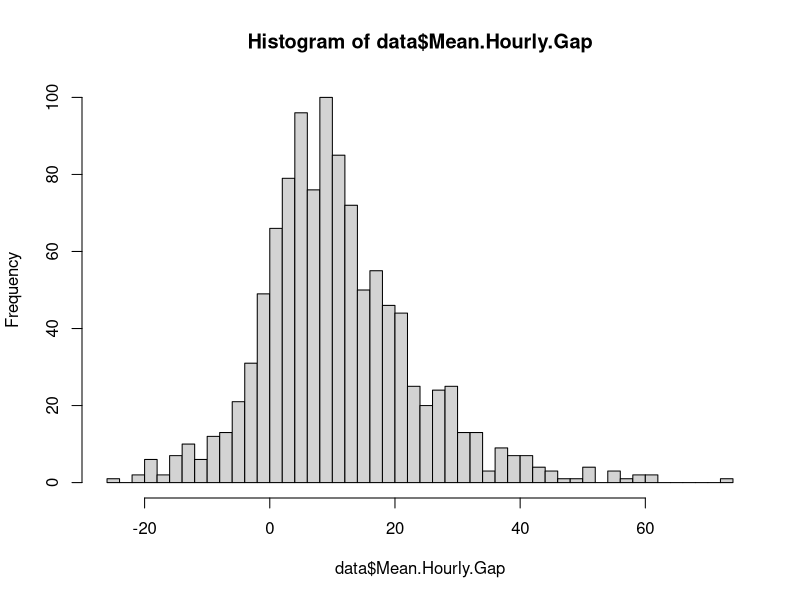
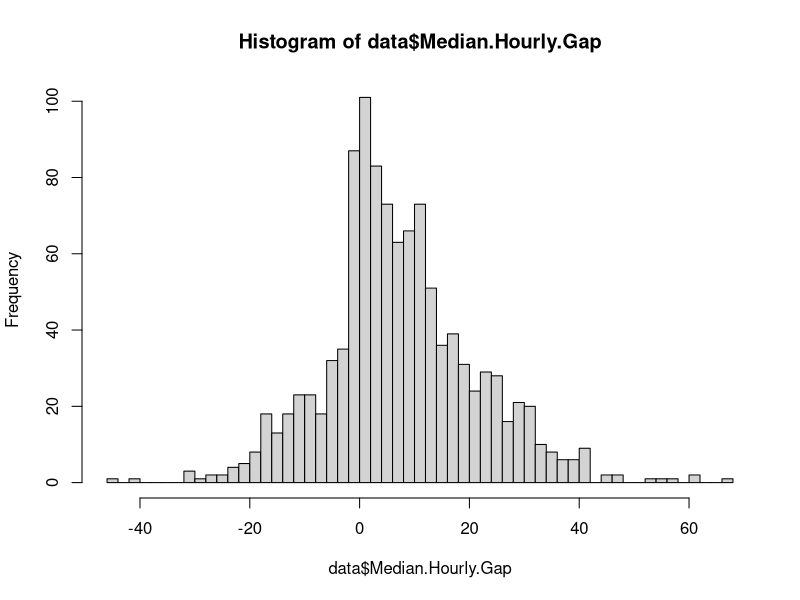
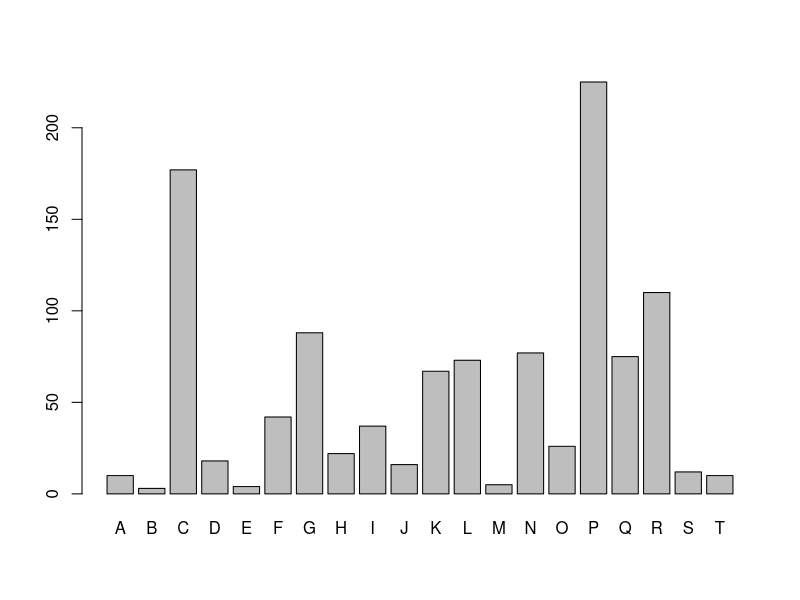
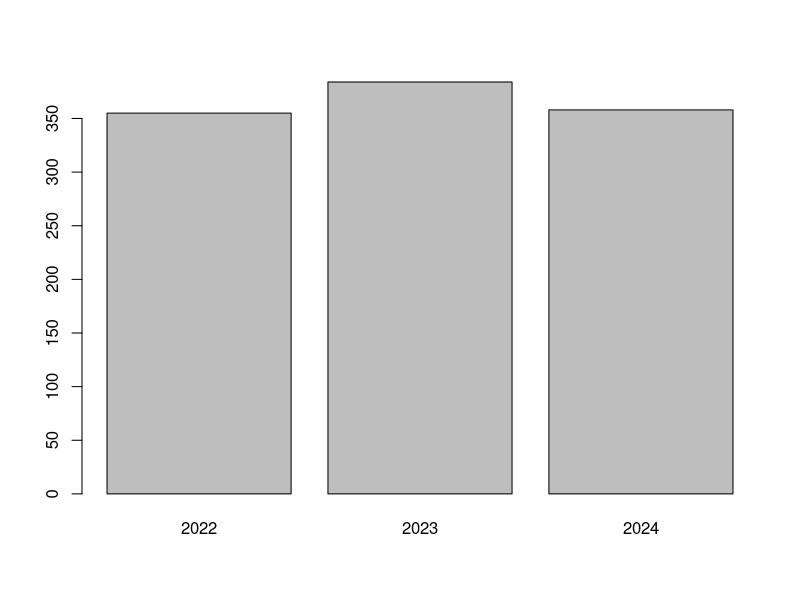
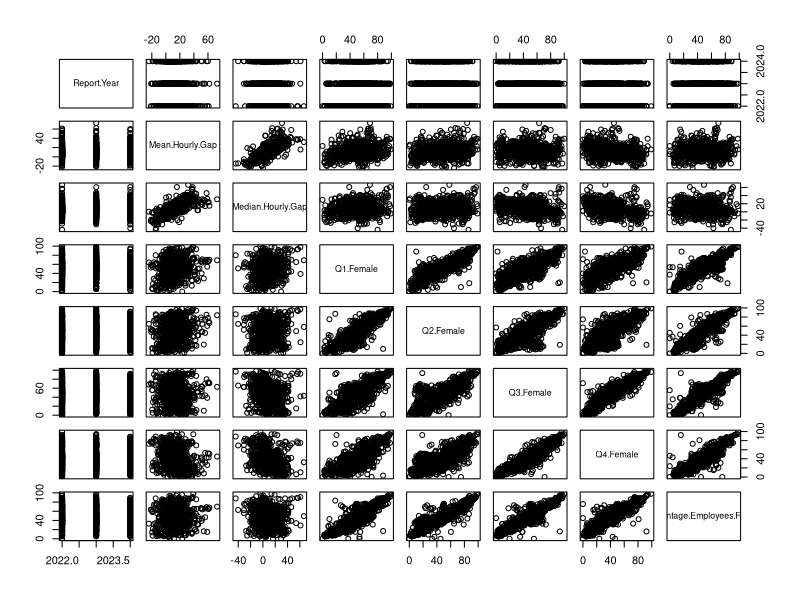
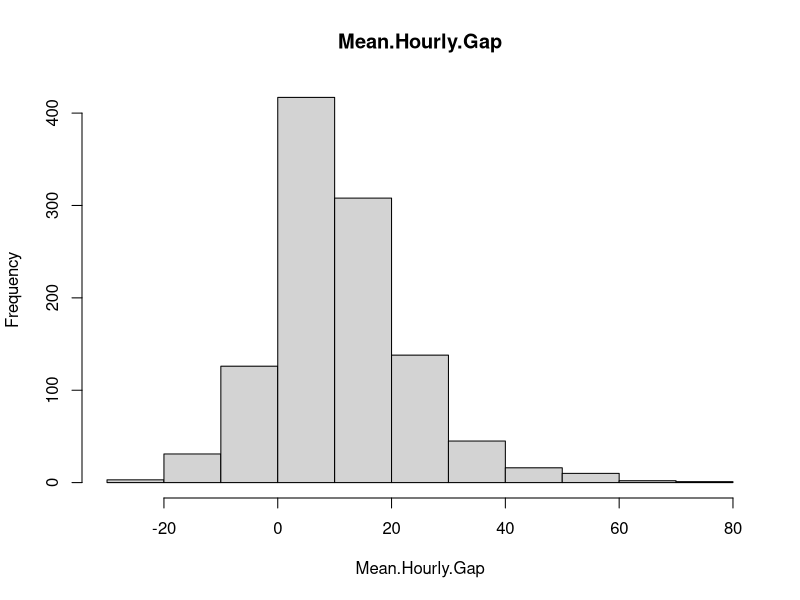
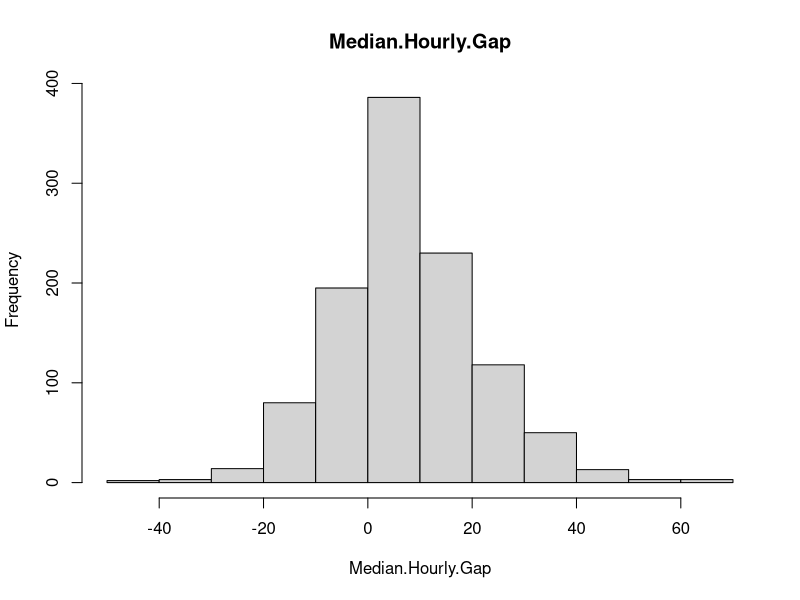
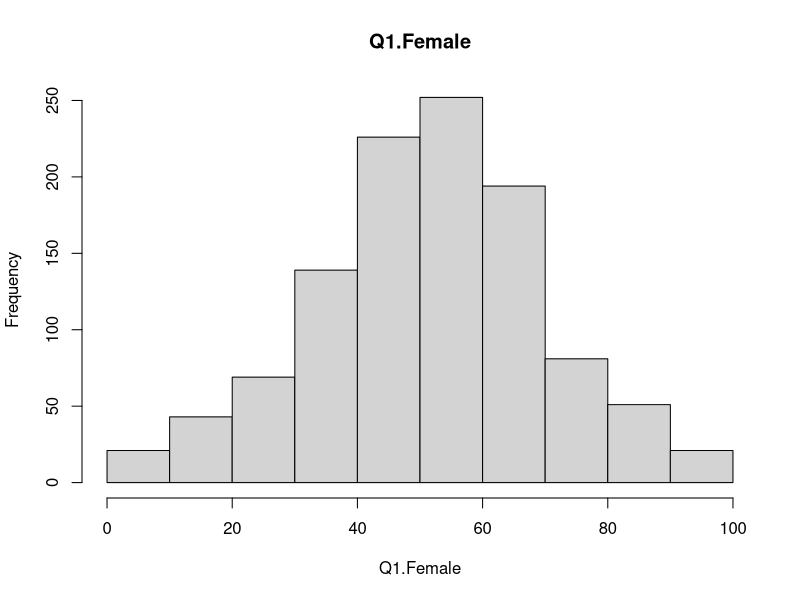

These figures' R source, in order:
## ---- chunk 1
library(tidyverse)
data <- read.csv("cleaned_dataset.csv", header=TRUE) %>% select(-X)
attach(data)
## ---- chunk 2
hist(data$Mean.Hourly.Gap, breaks = 50)
hist(data$Median.Hourly.Gap, breaks = 50)
## ---- chunk 3
company_type <- table(NACE.Letter)
barplot(company_type)

report_years <- table(Report.Year)
barplot(report_years)
## ---- chunk 4
new_table <- data.frame(Report.Year, Mean.Hourly.Gap, Median.Hourly.Gap, Q1.Female, Q2.Female, Q3.Female, Q4.Female, Percentage.Employees.Female)
cor(new_table)
pairs(new_table)
## ---- chunk 5
for (col in 2:ncol(new_table)){
  hist(new_table[, col], main=colnames(new_table)[col], xlab=colnames(new_table)[col])
}
## ---- chunk 6
m1 <- lm(Mean.Hourly.Gap ~ Q1.Female + Q2.Female + Q3.Female + Q4.Female + Percentage.Employees.Female)
summary(m1)
